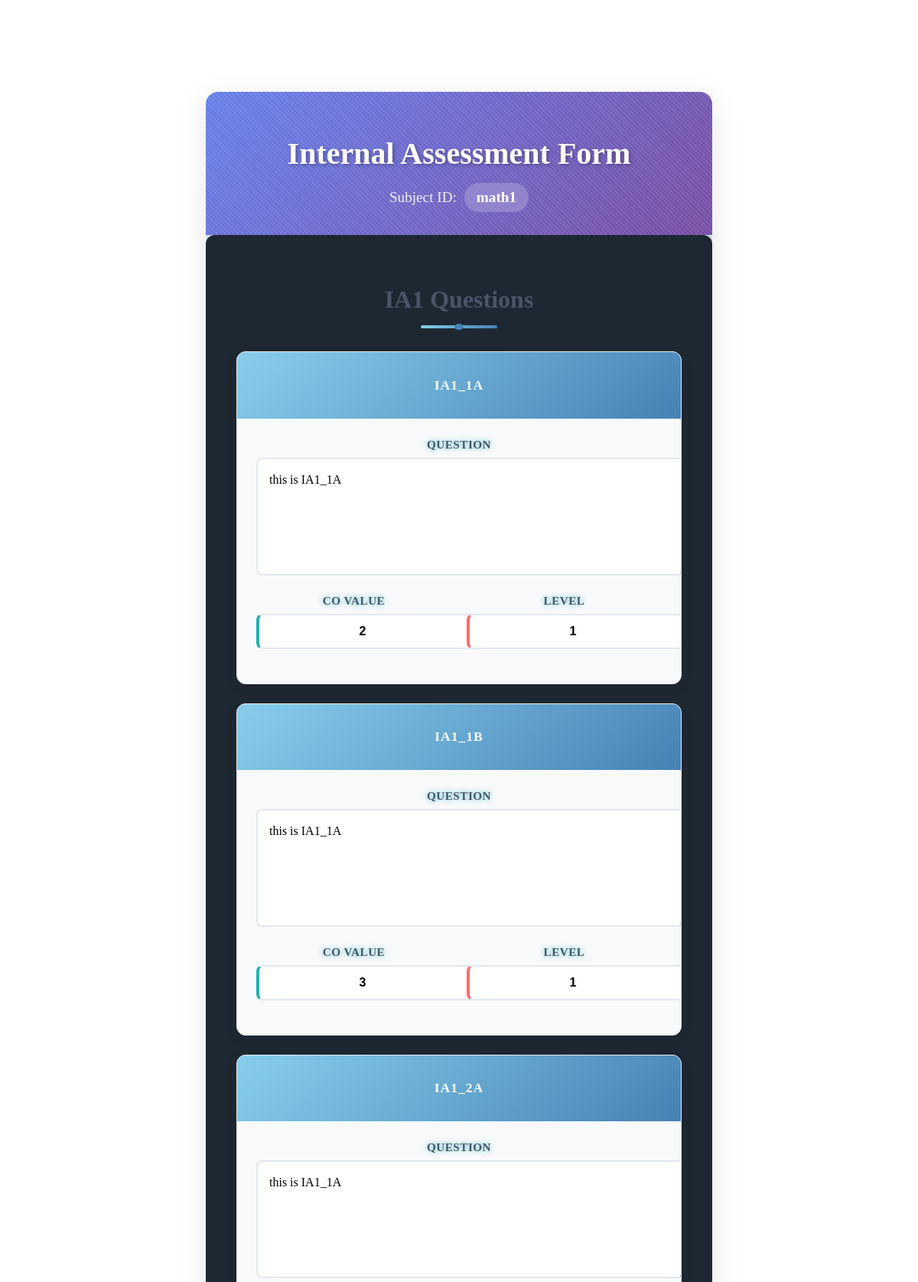
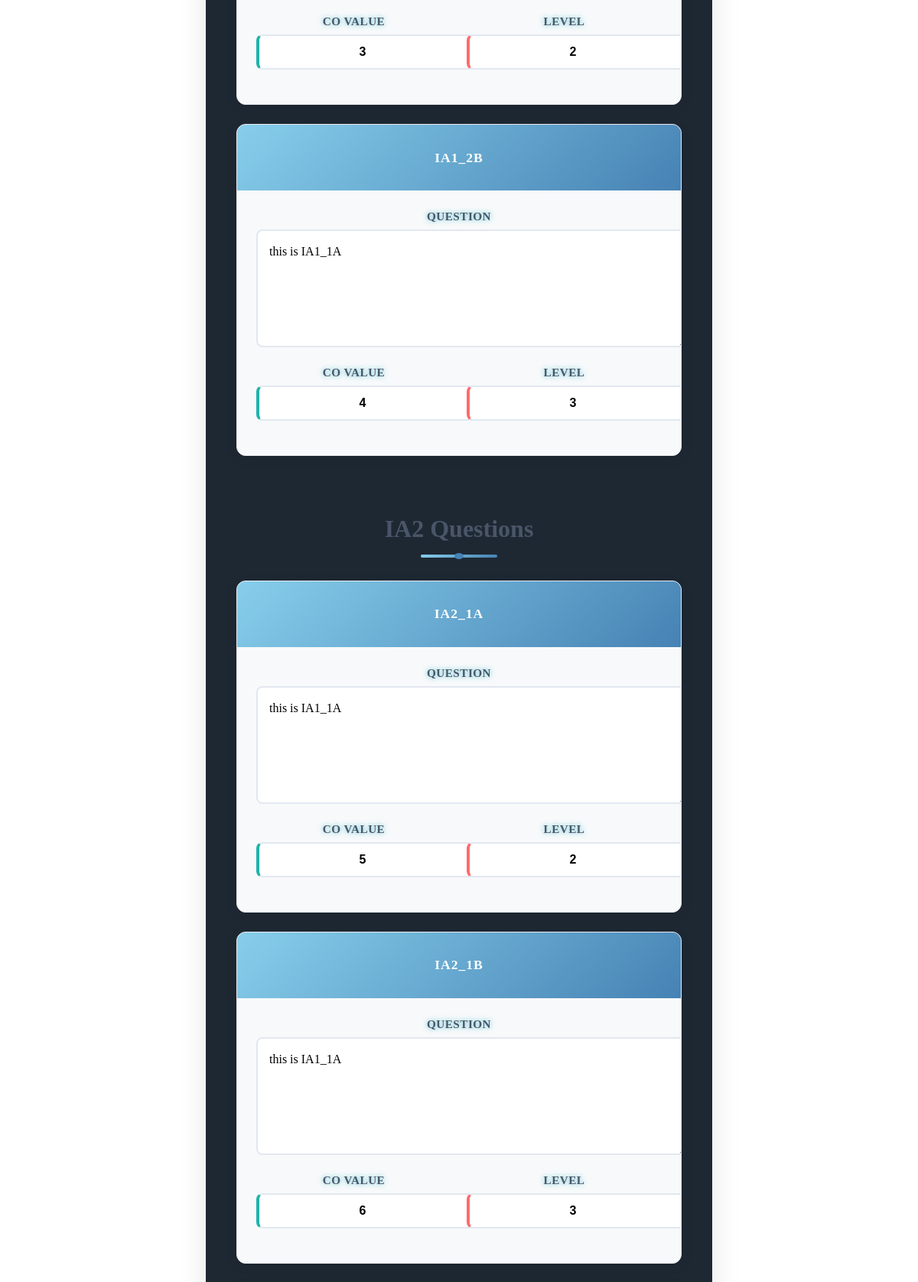
The page /user/qa_update.php?updateid=math1 (upper part) on the database its author committed (2 pictures, top to bottom).
### tables this page shows
CREATE TABLE `internals` (
  `subject` varchar(20) NOT NULL,
  `IA1_1A` varchar(500) NOT NULL,
  `IA1_1A_CO` varchar(3) NOT NULL,
  `IA1_1A_LV` varchar(20) NOT NULL,
  `IA1_1B` varchar(500) NOT NULL,
  `IA1_1B_CO` varchar(3) NOT NULL,
  `IA1_1B_LV` varchar(20) NOT NULL,
  `IA1_2A` varchar(500) NOT NULL,
  `IA1_2A_CO` varchar(3) NOT NULL,
  `IA1_2A_LV` varchar(20) NOT NULL,
  `IA1_2B` varchar(500) NOT NULL,
  `IA1_2B_CO` varchar(3) NOT NULL,
  `IA1_2B_LV` varchar(20) NOT NULL,
  `IA2_1A` varchar(500) NOT NULL,
  `IA2_1A_CO` varchar(3) NOT NULL,
  `IA2_1A_LV` varchar(20) NOT NULL,
  `IA2_1B` varchar(500) NOT NULL,
  `IA2_1B_CO` varchar(3) NOT NULL,
  `IA2_1B_LV` varchar(20) NOT NULL,
  `IA2_2A` varchar(500) NOT NULL,
  `IA2_2A_CO` varchar(3) NOT NULL,
  `IA2_2A_LV` varchar(20) NOT NULL,
  `IA2_2B` varchar(500) NOT NULL,
  `IA2_2B_CO` varchar(3) NOT NULL,
  `IA2_2B_LV` varchar(20) NOT NULL
);

### user/qa_update.php (the view, shortened to what this page needs)
<?php
include("connect.php");
$id = $_GET['updateid'];
$sql = "SELECT * FROM `internals` WHERE subject='$id'";
$result = mysqli_query($conn,$sql);
$row = mysqli_fetch_assoc($result);
$IA1_1A = $row['IA1_1A'];
$IA1_1A_CO = $row['IA1_1A_CO'];
$IA1_1A_LV = $row['IA1_1A_LV'];
$IA1_1B = $row['IA1_1B'];
$IA1_1B_CO = $row['IA1_1B_CO'];
$IA1_1B_LV = $row['IA1_1B_LV'];
$IA1_2A = $row['IA1_2A'];
$IA1_2A_CO = $row['IA1_2A_CO'];
$IA1_2A_LV = $row['IA1_2A_LV'];
$IA1_2B = $row['IA1_2B'];
$IA1_2B_CO = $row['IA1_2B_CO'];
$IA1_2B_LV = $row['IA1_2B_LV'];
$IA2_1A = $row['IA2_1A'];
$IA2_1A_CO = $row['IA2_1A_CO'];
$IA2_1A_LV = $row['IA2_1A_LV'];
$IA2_1B = $row['IA2_1B'];
$IA2_1B_CO = $row['IA2_1B_CO'];
$IA2_1B_LV = $row['IA2_1B_LV'];
?>
<!DOCTYPE html>
<html lang="en">
<head>
    <link rel="stylesheet" href="../static/css/home.css">
    <link rel="stylesheet" href="../static/css/user_op2.css">
</head>
<body>
    <div class="ia-form-container">
    <div class="form-header">
        <h1 class="form-title">Internal Assessment Form</h1>
        <div class="subject-info">
            <span class="subject-label">Subject ID:</span>
            <span class="subject-id"><?php echo"{$id}";?></span>
        </div>
    </div>
    <form action="<?php $_SERVER['PHP_SELF']?>" method="post" class="ia-main-form">
        <div class="ia-section">
            <div class="section-header">
                <h2 class="section-title">IA1 Questions</h2>
                <div class="section-divider"></div>
            </div>
            <div class="questions-grid">
                <div class="question-card">
                    <div class="question-header">
                        <h3 class="question-title">IA1_1A</h3>
                    </div>
                    <div class="question-content">
                        <div class="form-group">
                            <label class="form-label">Question</label>
                            <textarea class="form-input question-input" placeholder="Enter question" name="IA1_1A" required><?php echo"{$IA1_1A}"?></textarea>
                        </div>
                        <div class="input-row">
                            <div class="form-group">
                                <label class="form-label">CO Value</label>
                                <input type="number" class="form-input co-input" placeholder="Enter value" name="IA1_1A_CO" value='<?php echo"{$IA1_1A_CO}"?>' required>
                            </div>
                            <div class="form-group">
                                <label class="form-label">Level</label>
                                <input type="number" class="form-input level-input" placeholder="Enter level" name="IA1_1A_LV" value='<?php echo"{$IA1_1A_LV}"?>' required>
                            </div>
                        </div>
                    </div>
                </div>
                <div class="question-card">
                    <div class="question-header">
                        <h3 class="question-title">IA1_1B</h3>
                    </div>
                    <div class="question-content">
                        <div class="form-group">
                            <label class="form-label">Question</label>
                            <textarea class="form-input question-input" placeholder="Enter question" name="IA1_1B" required><?php echo"{$IA1_1B}"?></textarea>
                        </div>
                        <div class="input-row">
                            <div class="form-group">
                                <label class="form-label">CO Value</label>
                                <input type="number" class="form-input co-input" placeholder="Enter value" name="IA1_1B_CO" value='<?php echo"{$IA1_1B_CO}"?>' required>
                            </div>
                            <div class="form-group">
                                <label class="form-label">Level</label>
                                <input type="number" class="form-input level-input" placeholder="Enter level" name="IA1_1B_LV" value='<?php echo"{$IA1_1B_LV}"?>' required>
                            </div>
                        </div>
                    </div>
                </div>
                <div class="question-card">
                    <div class="question-header">
                        <h3 class="question-title">IA1_2A</h3>
                    </div>
                    <div class="question-content">
                        <div class="form-group">
                            <label class="form-label">Question</label>
                            <textarea class="form-input question-input" placeholder="Enter question" name="IA1_2A" required><?php echo"{$IA1_2A}"?></textarea>
                        </div>
                        <div class="input-row">
                            <div class="form-group">
                                <label class="form-label">CO Value</label>
                                <input type="number" class="form-input co-input" placeholder="Enter value" name="IA1_2A_CO" value='<?php echo"{$IA1_2A_CO}"?>' required>
                            </div>
                            <div class="form-group">
                                <label class="form-label">Level</label>
                                <input type="number" class="form-input level-input" placeholder="Enter level" name="IA1_2A_LV" value='<?php echo"{$IA1_2A_LV}"?>' required>
                            </div>
                        </div>
                    </div>
                </div>
                <div class="question-card">
                    <div class="question-header">
                        <h3 class="question-title">IA1_2B</h3>
                    </div>
                    <div class="question-content">
                        <div class="form-group">
                            <label class="form-label">Question</label>
                            <textarea class="form-input question-input" placeholder="Enter question" name="IA1_2B" required><?php echo"{$IA1_2B}"?></textarea>
                        </div>
                        <div class="input-row">
                            <div class="form-group">
                                <label class="form-label">CO Value</label>
                                <input type="number" class="form-input co-input" placeholder="Enter value" name="IA1_2B_CO" value='<?php echo"{$IA1_2B_CO}"?>' required>
                            </div>
                            <div class="form-group">
                                <label class="form-label">Level</label>
                                <input type="number" class="form-input level-input" placeholder="Enter level" name="IA1_2B_LV" value='<?php echo"{$IA1_2B_LV}"?>' required>
                            </div>
                        </div>
                    </div>
                </div>
            </div>
        </div>
        <div class="ia-section">
            <div class="section-header">
                <h2 class="section-title">IA2 Questions</h2>
                <div class="section-divider"></div>
            </div>
            <div class="questions-grid">
                <div class="question-card">
                    <div class="question-header">
                        <h3 class="question-title">IA2_1A</h3>
                    </div>
                    <div class="question-content">
                        <div class="form-group">
                            <label class="form-label">Question</label>
                            <textarea class="form-input question-input" placeholder="Enter question" name="IA2_1A" required><?php echo"{$IA2_1A}"?></textarea>
                        </div>
                        <div class="input-row">
                            <div class="form-group">
                                <label class="form-label">CO Value</label>
                                <input type="number" class="form-input co-input" placeholder="Enter value" name="IA2_1A_CO" value='<?php echo"{$IA2_1A_CO}"?>' required>
                            </div>
                            <div class="form-group">
                                <label class="form-label">Level</label>
                                <input type="number" class="form-input level-input" placeholder="Enter level" name="IA2_1A_LV" value='<?php echo"{$IA2_1A_LV}"?>' required>
                            </div>
                        </div>
                    </div>
                </div>
                <div class="question-card">
                    <div class="question-header">
                        <h3 class="question-title">IA2_1B</h3>
                    </div>
                    <div class="question-content">
                        <div class="form-group">
                            <label class="form-label">Question</label>
                            <textarea class="form-input question-input" placeholder="Enter question" name="IA2_1B" required><?php echo"{$IA2_1B}"?></textarea>
                        </div>
                        <div class="input-row">
                            <div class="form-group">
                                <label class="form-label">CO Value</label>
                                <input type="number" class="form-input co-input" placeholder="Enter value" name="IA2_1B_CO" value='<?php echo"{$IA2_1B_CO}"?>' required>
                            </div>
                            <div class="form-group">
                                <label class="form-label">Level</label>
                                <input type="number" class="form-input level-input" placeholder="Enter level" name="IA2_1B_LV" value='<?php echo"{$IA2_1B_LV}"?>' required>
                            </div>
                        </div>
                    </div>
                </div>
            </div>
        </div>
    </form>
</div>
</body>
</html>

### static/css/home.css (style rules this page uses)
body { margin: 0; margin-top: 10%; padding: 0; background-color:white; color: #000000; display: flex; min-height: 100vh; }
form { background: #1e2833; border-radius: 12px; box-shadow: 0 8px 20px rgba(0, 0, 0, 0.6), 0 0 30px #8fd6e1; text-align: center; margin: 0; }
label { font-size: 1.2rem; color: #8fd6e1; text-shadow: 0 0 5px #8fd6e1, 0 0 10px #8fd6e1; display: block; margin-bottom: 8px; }

### static/css/user_op2.css (style rules this page uses)
.ia-form-container { max-width: 1400px; margin: 0 auto; background: white; border-radius: 16px; box-shadow: 0 10px 40px rgba(0, 0, 0, 0.1); overflow: hidden; }
.form-header { background: linear-gradient(135deg, #667eea 0%, #764ba2 100%); color: white; padding: 30px; text-align: center; position: relative; overflow: hidden; }
.form-header::before { content: ''; position: absolute; top: -50%; left: -50%; width: 200%; height: 200%; background: repeating-linear-gradient( 45deg, transparent, transparent 2px, rgba(255, 255, 255, 0.1) 2px, rgba(255, 255, 255, 0.1) 4px ); animation: shimmer 3s linear infinite; }
.form-title { font-size: 2.5rem; font-weight: 700; margin-bottom: 15px; text-shadow: 2px 2px 4px rgba(0, 0, 0, 0.3); position: relative; z-index: 1; }
.subject-info { font-size: 1.2rem; display: flex; justify-content: center; align-items: center; gap: 10px; position: relative; z-index: 1; }
.subject-label { font-weight: 500; opacity: 0.9; }
.subject-id { background: rgba(255, 255, 255, 0.2); padding: 8px 16px; border-radius: 20px; font-weight: 600; backdrop-filter: blur(10px); }
.ia-main-form { padding: 40px; }
.ia-section { margin-bottom: 50px; }
.section-header { text-align: center; margin-bottom: 30px; }
.section-title { font-size: 2rem; font-weight: 600; color: #4a5568; margin-bottom: 15px; position: relative; display: inline-block; }
.section-divider { width: 100px; height: 4px; background: linear-gradient(135deg, #87ceeb, #4682b4); margin: 0 auto; border-radius: 2px; position: relative; }
.section-divider::after { content: ''; position: absolute; top: -2px; left: 50%; transform: translateX(-50%); width: 12px; height: 8px; background: #4682b4; border-radius: 50%; }
.questions-grid { display: grid; grid-template-columns: repeat(auto-fit, minmax(500px, 1fr)); gap: 25px; margin-bottom: 30px; }
.question-card { background: #f8f9fa; border-radius: 12px; overflow: hidden; box-shadow: 0 4px 15px rgba(0, 0, 0, 0.08); transition: all 0.3s ease; border: 1px solid #e9ecef; }
.question-header { background: linear-gradient(135deg, #87ceeb, #4682b4); color: white; padding: 15px 20px; text-align: center; }
.question-title { font-size: 1.1rem; font-weight: 600; text-transform: uppercase; letter-spacing: 1px; }
.question-content { padding: 25px; }
.form-group { margin-bottom: 20px; }
.form-label { display: block; font-weight: 600; color: #4a5568; margin-bottom: 8px; font-size: 0.95rem; text-transform: uppercase; letter-spacing: 0.5px; }
.form-input { width: 100%; border: 2px solid #e2e8f0; border-radius: 8px; font-size: 1rem; transition: all 0.3s ease; background-color: white; }
.question-input { padding: 15px; min-height: 120px; resize: vertical; font-family: inherit; line-height: 1.5; }
.co-input, .level-input { padding: 12px 15px; text-align: center; font-weight: 600; }
.co-input { border-left: 4px solid #20b2aa; }
.level-input { border-left: 4px solid #ff6b6b; }
.input-row { display: grid; grid-template-columns: 1fr 1fr; gap: 20px; margin-top: 15px; }
@media (max-width: 1200px) { .questions-grid { grid-template-columns: 1fr; } }
@media (max-width: 1200px) { .question-card { max-width: 800px; margin: 0 auto; } }

### rows shown on the page
internals: IA1_1A "this is IA1_1A", IA1_1A_CO "2", IA1_1A_LV "1", IA1_1B "this is IA1_1A", IA1_1B_CO "3", IA1_1B_LV "1", IA1_2A "this is IA1_1A", IA1_2A_CO "3", IA1_2A_LV "2", IA1_2B "this is IA1_1A", IA1_2B_CO "4", IA1_2B_LV "3", IA2_1A "this is IA1_1A", IA2_1A_CO "5", IA2_1A_LV "2", IA2_1B "this is IA1_1A", IA2_1B_CO "6", IA2_1B_LV "3"

### other values the page prints
$id "math1"
